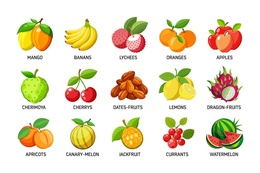
%> input picture Lab-04-Correlation/Image-Files/fruits.jpg, 260 x 173 px, shrunk from 1472 x 980 before the run
$ octave Image_Correlation.m   (GNU Octave 9; MATLAB toolbox functions it lacks are replaced by stand-ins)
%> lines starting %> are read from the running program, lines starting %| are printed output that depends on the picture
% Clear workspace, command window, and close figures
clc;
clear;
close all;

% Load source images
componentsImage = imread('Image-Files/fruits.jpg');
%> componentsImage is the input picture: size 173x260x3 uint8; mean R, G, B 234.7, 225.2, 201.7
templateImage = imread('Image-Files/mango.png');
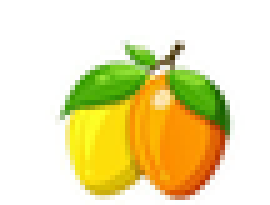
%> input picture Lab-04-Correlation/Image-Files/mango.png, 54 x 41 px, shrunk from 307 x 232 before the run (shown 5 times larger)
%> templateImage is the input picture: size 41x54x3 uint8; mean R, G, B 233.7, 225.7, 173

% Convert images to grayscale
componentsGray = rgb2gray(componentsImage);
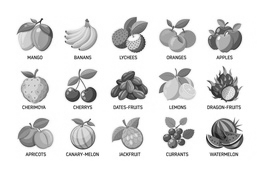
%> componentsGray: size 173x260 uint8; min 24, max 255, mean 225.3
templateGray = rgb2gray(templateImage);
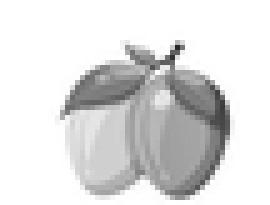
%> templateGray: size 41x54 uint8 (shown 5 times larger); min 40, max 255, mean 222.1

% Compute 2D normalized cross-correlation
correlationMap = normxcorr2(templateGray, componentsGray);
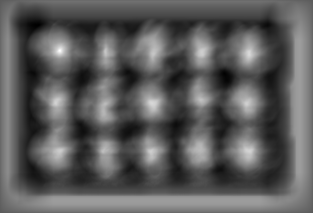
%> correlationMap: size 213x313 double; min -0.485, max 0.914, mean 0.0187; drawn with min black and max white

% Find peak correlation coordinates
[maxCorrValue, maxCorrLinearIndex] = max(correlationMap(:));
%> maxCorrValue = 0.914; maxCorrLinearIndex = 12618
[yPeak, xPeak] = ind2sub(size(correlationMap), maxCorrLinearIndex);
%> yPeak = 51; xPeak = 60

% Calculate bounding box top-left location corrected for padding offset
[templateRows, templateCols] = size(templateGray);
%> templateRows = 41; templateCols = 54
yTopLeft = yPeak - templateRows + 1;
%> yTopLeft = 11
xTopLeft = xPeak - templateCols + 1;
%> xTopLeft = 7

% Display matching results
figure('Name', '2D Image Template Matching via Cross-Correlation', 'NumberTitle', 'off');

% Plot original full image
subplot(3, 1, 1);
imshow(componentsGray);
title('Original Scene Image');

% Plot template to detect
subplot(3, 1, 2);
imshow(templateGray);
title('Searched Template Image');

% Plot target with bounding box highlight
subplot(3, 1, 3);
imshow(componentsGray);
hold on;
rectangle('Position', [xTopLeft, yTopLeft, templateCols, templateRows], ...
          'EdgeColor', 'r', ...
          'LineWidth', 2);
title(sprintf('Detected Match (Peak Correlation: %.2f)', maxCorrValue));
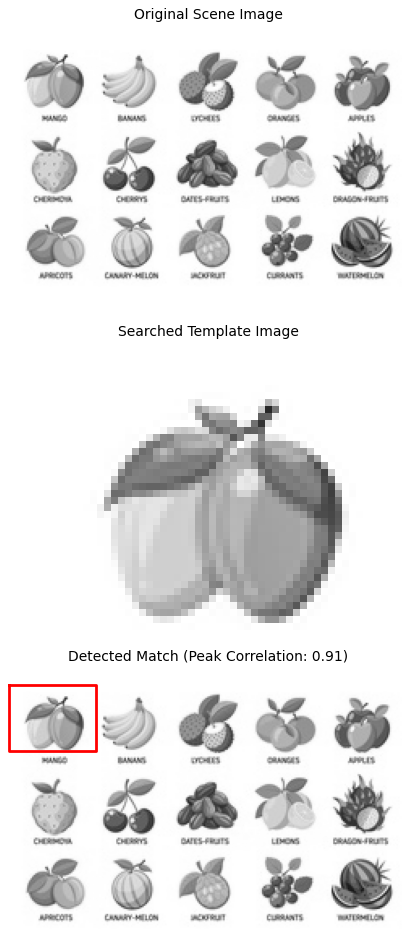
%> figure redrawn from the program's plot data, 3 panels
hold off;
